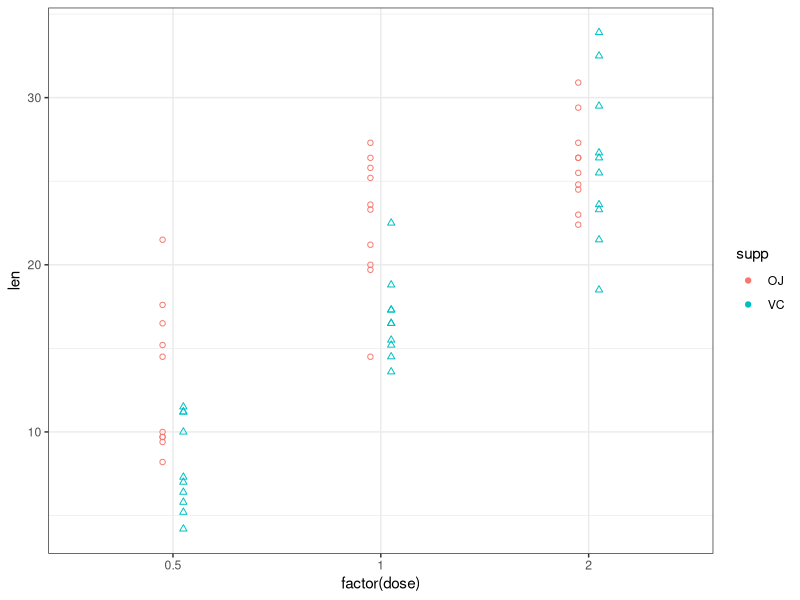
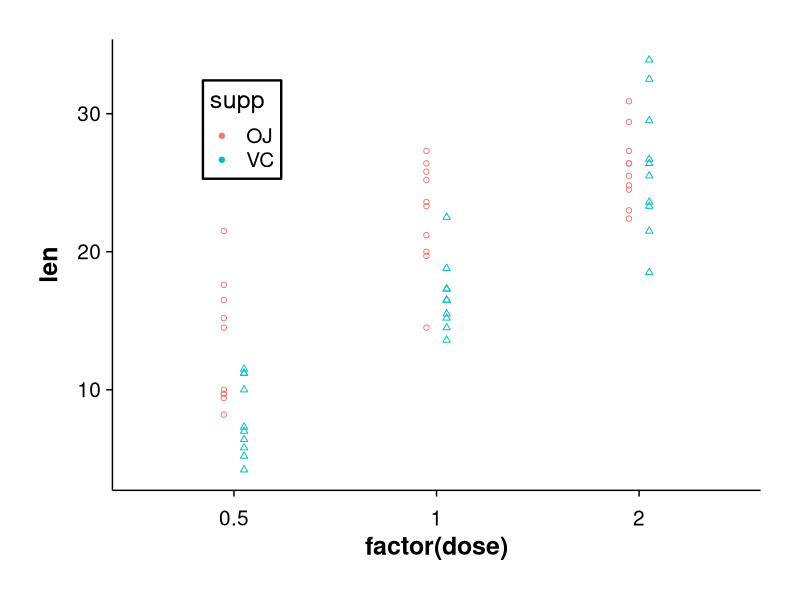
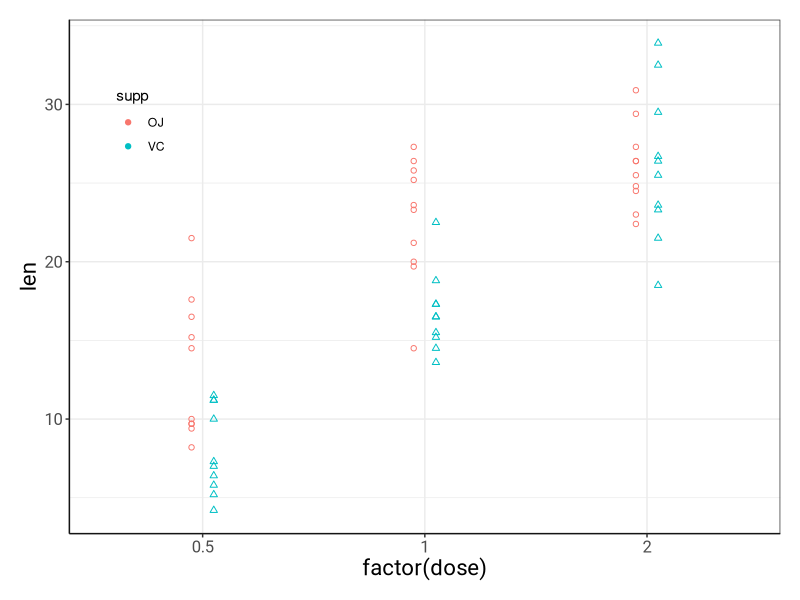

Write R code to recreate these figures, in order.
## ---- chunk 1

library(tidyverse)
# Set theme
  apa_theme <- theme(
    plot.margin = unit(c(1, 1, 1, 1), "cm"),
    plot.background = element_rect(fill = "white", color = NA),
    plot.title = element_text(size = 22, face = "bold",
                              hjust = 0.5,
                              margin = margin(b = 15)),
    axis.line = element_line(color = "black", size = .5),
    axis.title = element_text(size = 18, color = "black",
                              face = "bold"),
    axis.text = element_text(size = 15, color = "black"),
    axis.text.x = element_text(margin = margin(t = 10)),
    axis.title.y = element_text(margin = margin(r = 10)),
    axis.ticks = element_line(size = .5),
    panel.grid = element_blank(),
    legend.position = c(0.20, 0.8),
    legend.background = element_rect(color = "black"),
    legend.text = element_text(size = 15),
    legend.margin = margin(t = 5, l = 5, r = 5, b = 5),
    legend.key = element_rect(color = NA, fill = NA)
  )
  
  theme_set(theme_minimal(base_size = 18) +
            apa_theme)
            
## ---- chunk 2
pic <- ggplot(ToothGrowth) +
 aes(x = factor(dose), y = len, fill = supp, colour = supp) +
 geom_point(shape=ToothGrowth$supp,size = 1.5,position = position_dodge(0.2)) +
 theme_bw()
pic

pic_apa <- pic+theme_set(theme_minimal(base_size = 18) +
            apa_theme)
pic_apa
## ---- chunk 3
pic_own <- pic+theme(
    axis.title = element_text(size = 16, family = "Roboto"),
    axis.text.x = element_text(size = 12, family = "Roboto"),
    axis.text.y = element_text(size = 12, family = "Roboto"),
    plot.title = element_text(size = 20, face = "bold", color = "red2", family = "Lato"),
    plot.subtitle = element_text(size = 14, color = "blue4", family = "Lato"),
    axis.line.x = element_line(color = "gray8"),
    axis.line.y = element_line(color = "gray8"),
    panel.background = element_rect(fill = "white",color = "white"),
    plot.background = element_rect(fill = "white",color = "white"),
    legend.position = c(0.1, 0.8),
    legend.background = element_rect(fill = NA),
    legend.key = element_rect(fill = NA),
    plot.margin = unit(c(.5, .5, .5, .5), "cm")
  )
pic_own  
